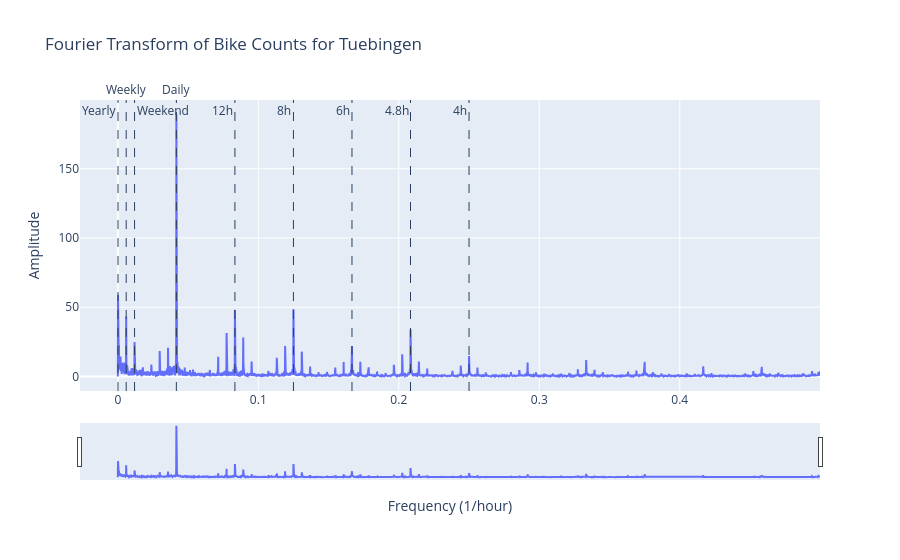
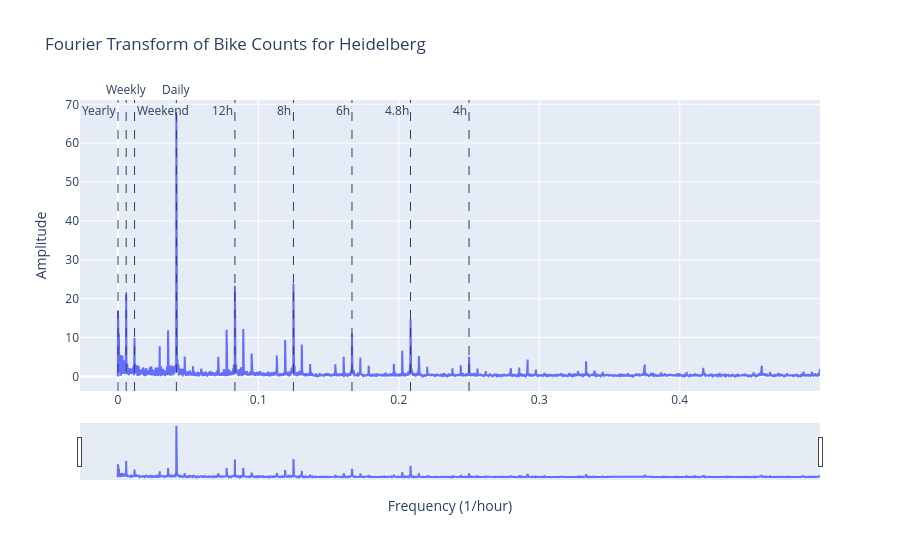

These figures' notebook cell, in order:
### Code cell
plot_fourier_transform(tue_bike, title='Fourier Transform of Bike Counts for Tuebingen')
plot_fourier_transform(hd_bike, title='Fourier Transform of Bike Counts for Heidelberg')
plot_fourier_transform(ma_bike, title='Fourier Transform of Bike Counts for Mannheim')

### Figure 1 — Plotly figure (JSON) as saved in the notebook; plotly's stock layout.template omitted (floating-point values rounded to 4 significant figures; data arrays with more than 128 entries replaced by an {"elided": "..."} marker saying what was removed)
{"data": [{"mode": "lines", "name": "FFT Amplitude", "type": "scatter", "x": {"elided": "4379 float values"}, "y": {"elided": "4379 float values"}}], "layout": {"annotations": [{"showarrow": false, "text": "Yearly", "x": 0.0001142, "xanchor": "right", "xref": "x", "y": 1, "yanchor": "top", "yref": "y domain"}, {"showarrow": false, "text": "Weekly", "x": 0.005952, "xanchor": "center", "xref": "x", "y": 1, "yanchor": "bottom", "yref": "y domain"}, {"showarrow": false, "text": "Weekend", "x": 0.0119, "xanchor": "left", "xref": "x", "y": 1, "yanchor": "top", "yref": "y domain"}, {"showarrow": false, "text": "Daily", "x": 0.04167, "xanchor": "center", "xref": "x", "y": 1, "yanchor": "bottom", "yref": "y domain"}, {"showarrow": false, "text": "12h", "x": 0.08333, "xanchor": "right", "xref": "x", "y": 1, "yanchor": "top", "yref": "y domain"}, {"showarrow": false, "text": "8h", "x": 0.125, "xanchor": "right", "xref": "x", "y": 1, "yanchor": "top", "yref": "y domain"}, {"showarrow": false, "text": "6h", "x": 0.1667, "xanchor": "right", "xref": "x", "y": 1, "yanchor": "top", "yref": "y domain"}, {"showarrow": false, "text": "4.8h", "x": 0.2083, "xanchor": "right", "xref": "x", "y": 1, "yanchor": "top", "yref": "y domain"}, {"showarrow": false, "text": "4h", "x": 0.25, "xanchor": "right", "xref": "x", "y": 1, "yanchor": "top", "yref": "y domain"}], "hovermode": "x unified", "shapes": [{"line": {"dash": "dash", "width": 1}, "type": "line", "x0": 0.0001142, "x1": 0.0001142, "xref": "x", "y0": 0, "y1": 1, "yref": "y domain"}, {"line": {"dash": "dash", "width": 1}, "type": "line", "x0": 0.005952, "x1": 0.005952, "xref": "x", "y0": 0, "y1": 1, "yref": "y domain"}, {"line": {"dash": "dash", "width": 1}, "type": "line", "x0": 0.0119, "x1": 0.0119, "xref": "x", "y0": 0, "y1": 1, "yref": "y domain"}, {"line": {"dash": "dash", "width": 1}, "type": "line", "x0": 0.04167, "x1": 0.04167, "xref": "x", "y0": 0, "y1": 1, "yref": "y domain"}, {"line": {"dash": "dash", "width": 1}, "type": "line", "x0": 0.08333, "x1": 0.08333, "xref": "x", "y0": 0, "y1": 1, "yref": "y domain"}, {"line": {"dash": "dash", "width": 1}, "type": "line", "x0": 0.125, "x1": 0.125, "xref": "x", "y0": 0, "y1": 1, "yref": "y domain"}, {"line": {"dash": "dash", "width": 1}, "type": "line", "x0": 0.1667, "x1": 0.1667, "xref": "x", "y0": 0, "y1": 1, "yref": "y domain"}, {"line": {"dash": "dash", "width": 1}, "type": "line", "x0": 0.2083, "x1": 0.2083, "xref": "x", "y0": 0, "y1": 1, "yref": "y domain"}, {"line": {"dash": "dash", "width": 1}, "type": "line", "x0": 0.25, "x1": 0.25, "xref": "x", "y0": 0, "y1": 1, "yref": "y domain"}], "title": {"text": "Fourier Transform of Bike Counts for Tuebingen"}, "xaxis": {"rangeslider": {"visible": true}, "title": {"text": "Frequency (1/hour)"}}, "yaxis": {"title": {"text": "Amplitude"}}}}

### Figure 2 — Plotly figure (JSON) as saved in the notebook; plotly's stock layout.template omitted (floating-point values rounded to 4 significant figures; data arrays with more than 128 entries replaced by an {"elided": "..."} marker saying what was removed)
{"data": [{"mode": "lines", "name": "FFT Amplitude", "type": "scatter", "x": {"elided": "4379 float values"}, "y": {"elided": "4379 float values"}}], "layout": {"annotations": [{"showarrow": false, "text": "Yearly", "x": 0.0001142, "xanchor": "right", "xref": "x", "y": 1, "yanchor": "top", "yref": "y domain"}, {"showarrow": false, "text": "Weekly", "x": 0.005952, "xanchor": "center", "xref": "x", "y": 1, "yanchor": "bottom", "yref": "y domain"}, {"showarrow": false, "text": "Weekend", "x": 0.0119, "xanchor": "left", "xref": "x", "y": 1, "yanchor": "top", "yref": "y domain"}, {"showarrow": false, "text": "Daily", "x": 0.04167, "xanchor": "center", "xref": "x", "y": 1, "yanchor": "bottom", "yref": "y domain"}, {"showarrow": false, "text": "12h", "x": 0.08333, "xanchor": "right", "xref": "x", "y": 1, "yanchor": "top", "yref": "y domain"}, {"showarrow": false, "text": "8h", "x": 0.125, "xanchor": "right", "xref": "x", "y": 1, "yanchor": "top", "yref": "y domain"}, {"showarrow": false, "text": "6h", "x": 0.1667, "xanchor": "right", "xref": "x", "y": 1, "yanchor": "top", "yref": "y domain"}, {"showarrow": false, "text": "4.8h", "x": 0.2083, "xanchor": "right", "xref": "x", "y": 1, "yanchor": "top", "yref": "y domain"}, {"showarrow": false, "text": "4h", "x": 0.25, "xanchor": "right", "xref": "x", "y": 1, "yanchor": "top", "yref": "y domain"}], "hovermode": "x unified", "shapes": [{"line": {"dash": "dash", "width": 1}, "type": "line", "x0": 0.0001142, "x1": 0.0001142, "xref": "x", "y0": 0, "y1": 1, "yref": "y domain"}, {"line": {"dash": "dash", "width": 1}, "type": "line", "x0": 0.005952, "x1": 0.005952, "xref": "x", "y0": 0, "y1": 1, "yref": "y domain"}, {"line": {"dash": "dash", "width": 1}, "type": "line", "x0": 0.0119, "x1": 0.0119, "xref": "x", "y0": 0, "y1": 1, "yref": "y domain"}, {"line": {"dash": "dash", "width": 1}, "type": "line", "x0": 0.04167, "x1": 0.04167, "xref": "x", "y0": 0, "y1": 1, "yref": "y domain"}, {"line": {"dash": "dash", "width": 1}, "type": "line", "x0": 0.08333, "x1": 0.08333, "xref": "x", "y0": 0, "y1": 1, "yref": "y domain"}, {"line": {"dash": "dash", "width": 1}, "type": "line", "x0": 0.125, "x1": 0.125, "xref": "x", "y0": 0, "y1": 1, "yref": "y domain"}, {"line": {"dash": "dash", "width": 1}, "type": "line", "x0": 0.1667, "x1": 0.1667, "xref": "x", "y0": 0, "y1": 1, "yref": "y domain"}, {"line": {"dash": "dash", "width": 1}, "type": "line", "x0": 0.2083, "x1": 0.2083, "xref": "x", "y0": 0, "y1": 1, "yref": "y domain"}, {"line": {"dash": "dash", "width": 1}, "type": "line", "x0": 0.25, "x1": 0.25, "xref": "x", "y0": 0, "y1": 1, "yref": "y domain"}], "title": {"text": "Fourier Transform of Bike Counts for Heidelberg"}, "xaxis": {"rangeslider": {"visible": true}, "title": {"text": "Frequency (1/hour)"}}, "yaxis": {"title": {"text": "Amplitude"}}}}
